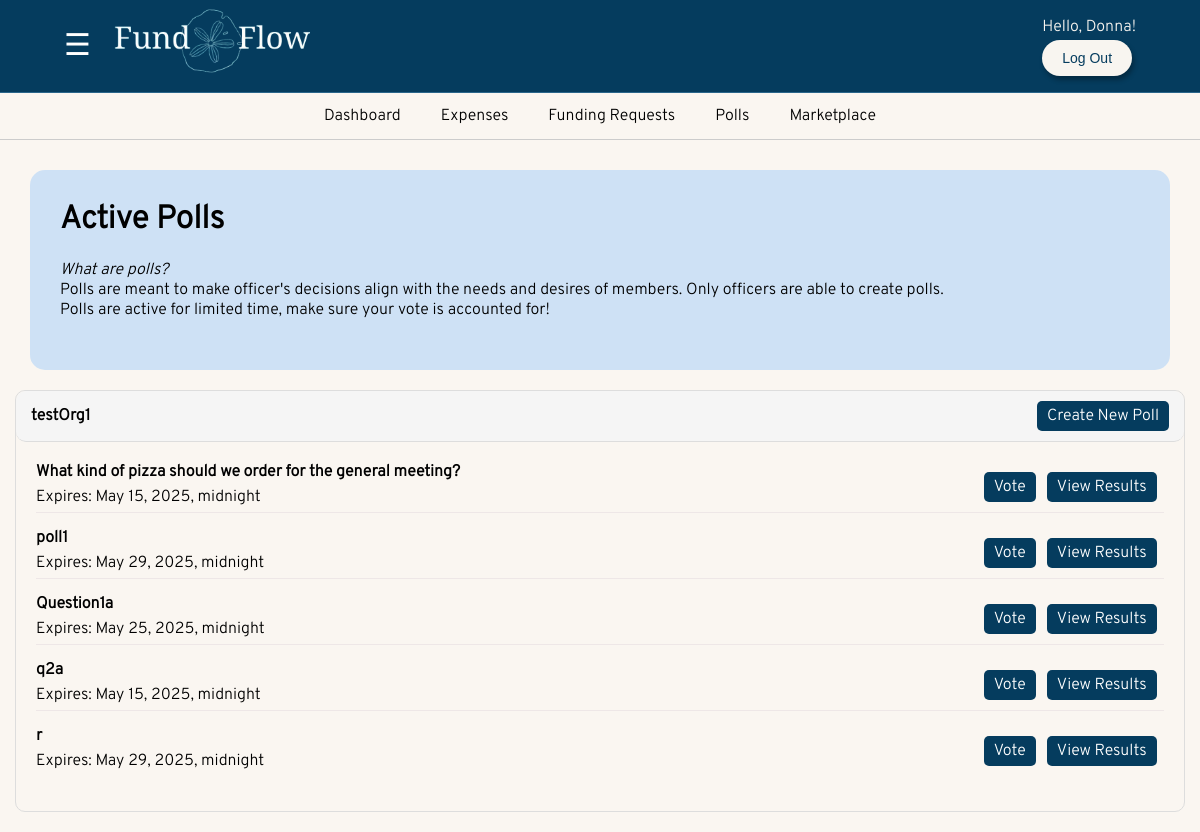
The app's page /voting/ (signed in) with its own data.
### FundFlow/models.py (models this page shows, shortened)
class Organization(models.Model):
    name= models.CharField(max_length=255, unique=True)
    description = models.TextField(blank=True, null=True)
    president = models.ForeignKey(User, on_delete=models.CASCADE, related_name='president_of', blank=True, null=True)
    treasurer = models.ForeignKey(User, on_delete=models.SET_NULL ,related_name='treasurer_of', blank=True, null=True)
    members = models.ManyToManyField(User, related_name='organizations', blank=True)
    pending_members = models.ManyToManyField(User, related_name='pending_organizations', blank=True)
    bank_email= models.EmailField(verbose_name='Email Address', unique=False, blank=True, null=True)
    def __str__(self):
        return self.name

class Poll(models.Model):
    question = models.TextField()
    option_one = models.CharField(max_length=50)
    option_two = models.CharField(max_length=50)
    option_three = models.CharField(max_length=50)
    option_one_count = models.IntegerField(default=0)
    option_two_count = models.IntegerField(default=0)
    option_three_count = models.IntegerField(default=0)
    pub_date = models.DateTimeField()
    expiration_date = models.DateTimeField()
    organization = models.ForeignKey(
        'Organization',
        on_delete=models.CASCADE,
        related_name='polls',
        null=True  # Make it nullable for existing records
    )
    created_by = models.ForeignKey(
        User,
        on_delete=models.CASCADE,
        related_name='created_polls',
        null=True
    )

### FundFlow/views.py (the view)
# urls.py: path('voting/', views.voting_view, name='voting'),
@login_required
def voting_view(request):
    from django.utils import timezone
    from collections import defaultdict
    current_time = timezone.now()
    current_user = request.user
    try:
        curProf = UserProfile.objects.get(user=current_user)
        user_type = curProf.user_type
        user_orgs = Organization.objects.filter(members=current_user)
        polls_by_org = defaultdict(list)
        for org in user_orgs:
            org_polls = Poll.objects.filter(
                organization=org,
                expiration_date__gt=current_time
            )
            if org_polls.exists():
                polls_by_org[org] = org_polls
    except Exception as e:
        print(f"Error: {str(e)}")
        user_type = None
        polls_by_org = {}
    print("Polls by org:", polls_by_org)
    context = {
        'polls_by_org': dict(polls_by_org),
        'user_type': user_type,
        'user_orgs': user_orgs
    }
    template = loader.get_template('voting/voting.html')
    return HttpResponse(template.render(context, request))

### FundFlow/templates/voting/voting.html (shortened to what this page needs)
{% extends 'base.html' %}
{% block content %}
<div class="voting-row">
    <div class="col-lg-8 col-lg-offset-2">
        <div class="panel voting-panel-default">
            <div class="panel-heading">
                <h3 class="panel-title">Active Polls</h3>
                <p class="paragraph">
                    <i>What are polls?</i> <br>
                    Polls are meant to make officer's decisions align with the needs and desires of members. Only officers
                    are able to create polls.
                    <br>Polls are active for limited time, make sure your vote is accounted for!
                </p>
            </div>
            {% if polls_by_org %}
                {% for org, polls in polls_by_org.items %}
                <div class="org-polls-container">
                    <div class="org-header">
                        <div class="org-title-container">
                            <h4 class="org-name">{{ org.name }}</h4>
                            {% if user_type == "president" or user_type == "treasurer" %}
                                {% if user.userprofile.current_Org == org %}
                                <span class="createPoll-container">
                                    <a href="{% url 'createPoll' %}" class="createPoll-btn btn-info btn-xs">Create New Poll</a>
                                </span>
                                {% endif %}
                            {% endif %}
                        </div>
                    </div>
                    <ul class="poll-list-group">
                        {% for poll in polls %}
                        <li class="poll-list-item">
                            <strong class="poll-question">{{ poll.question }}</strong>
                            <p>Expires: {{ poll.expiration_date }}</p>
                            <span class="pull-right">
                                <a href="{% url 'voteForPoll' poll.id %}" class="vote-btn btn-info btn-xs">Vote</a> &nbsp;
                                <a href="{% url 'resultsPoll' poll.id %}" class="results-btn btn-default btn-xs">View Results</a> &nbsp;
                            </span>
                        </li>
                        {% endfor %}
                    </ul>
                </div>
                {% endfor %}
            {% endif %}
        </div>
    </div>
</div>
{% endblock %}

### FundFlow/templates/base.html (shortened to what this page needs)
<!doctype html>
<html lang="en">
  <head>
    {%load static%}
    <link rel="stylesheet" href="{% static 'dashboard.css' %}">
    <link rel="stylesheet" href="{% static 'home.css' %}">
    <link rel="stylesheet" href="{% static 'signUp.css' %}">
    <link rel="stylesheet" href="{% static 'index.css' %}">
    <link rel="stylesheet" href="https://cdnjs.cloudflare.com/ajax/libs/font-awesome/6.0.0/css/all.min.css">
    <link rel="stylesheet" href="{% static 'registerorg.css' %}">
    <link rel="stylesheet" href="{% static 'voting.css' %}">
    <link rel="stylesheet" href="{% static 'expenses.css' %}">
    <link rel="stylesheet" href="{% static 'budgetRev.css' %}">
    <link rel="stylesheet" href="{% static 'manageOrganization.css' %}">
    <link rel="stylesheet" href="{% static 'fundingRequests.css' %}">
    <link rel="stylesheet" href="{% static 'manageMarketplace.css' %}">
  </head>
  <body>
    <header class="py-3 mb-4 border-bottom" id="header">
      <div class="header-container">
          {% if user.is_authenticated %}
          {% if user_type == "president" or user_type == "treasurer" %}
          <span id="menu-toggle" class="menu-icon">&#9776;</span>
          {% endif %}
          {% endif %}
          <a href="#" class="d-flex align-items-center link-body-emphasis text-decoration-none">
              <span class="logo">
                  <img src="{% static 'images/FundFlow_logo.png' %}" alt="Logo">
              </span>
          </a>
      </div>
      <div>
        {% if user.is_authenticated %}
        <a class="hello-user"> Hello, {{user.first_name}}! </a>
        <form action="{% url 'logout' %}" method="post">
          <button type="submit" class="logout-btn">Log Out</button>
        </form>
        {% endif %}
      </div>
    </header>
    {% if user.is_authenticated %}
    <nav class="py-2 bg-body-tertiary border-bottom">
        <div class="container d-flex flex-wrap">
            <ul class="nav me-auto">
                <li class="nav-item"><a href="{% url 'dashboard' %}" class="nav-link link-body-emphasis px-2" aria-current="page">Dashboard</a></li>
                <li class="nav-item"><a href="{% url 'expenses' %}" class="nav-link link-body-emphasis px-2">Expenses</a></li>
                <li class="nav-item"><a href="{% url 'fundingRequests' %}" class="nav-link link-body-emphasis px-2">Funding Requests</a></li>
                <li class="nav-item"><a href="{% url 'voting' %}" class="nav-link link-body-emphasis px-2">Polls</a></li>
                <li class="nav-item"><a href="{% url 'marketplace' %}" class="nav-link link-body-emphasis px-2">Marketplace</a></li>
            </ul>
        </div>
    </nav>
    {% endif %}
    <div class="container">
        {% block content %}
        {% endblock %}
    </div>
  </body>
</html>

### FundFlow/static/dashboard.css (style rules this page uses)
* { margin: 0; padding: 0; box-sizing: border-box; }
body { display: flex; flex-direction: column; }

### FundFlow/static/home.css (style rules this page uses)
body { margin: 0; padding: 0; background-color: #F8F5F0; font-family: 'Overpass', sans-serif; }

### FundFlow/static/signUp.css (style rules this page uses)
body { margin: 0; padding: 0; background-color: #F8F5F0; }

### FundFlow/static/index.css (style rules this page uses)
body { background-color: #FAF6F1; margin: 0; }
#header { background-color: #053C5E; border-bottom: 1px solid #2a668b; padding: .5rem 4rem; display: flex; align-items: center; justify-content: space-between; }
.header-container { display: flex; align-items: center; gap: 1rem; }
.menu-icon { font-size: 30px; cursor: pointer; color: white; transition: transform 0.3s ease-in-out; }
.logo img { height: 70px; width: auto; }
.logout-btn { background-color: #F8F5F0; border: none; text-decoration: none; color: #053C5E; padding: 10px 20px; border-radius: 25px; font-size: 14px; text-align: center; cursor: pointer; box-shadow: 2px 4px 5px rgba(0, 0, 0, 0.3); margin-top: 3px; }
nav { background-color: #FAF6F1; border-bottom: 1px solid #ccc; padding: 0.8rem 0; }
.nav { list-style: none; display: flex; justify-content: center; padding: 0; margin: 0; }
.nav-item { margin: 0 10px; }
.nav-link { color: black; text-decoration: none; font-size: 1rem; padding: 5px 10px; transition: color 0.3s ease; font-family: 'Overpass', sans-serif; font-weight: 300; }
.hello-user { font-family: 'Overpass', sans-serif; color: #F8F5F0; }

### FundFlow/static/registerorg.css (style rules this page uses)
body { display: flex; flex-direction: column; }

### FundFlow/static/voting.css (style rules this page uses)
body { font-family: 'Overpass', sans-serif; }
.panel-title { padding-bottom: 20px; font-size: 2rem; }
.voting-row { display: flex; justify-content: center; align-items: center; padding-top: 30px; width: 100%; box-sizing: border-box; padding-left: 15px; padding-right: 15px; }
.col-lg-8.col-lg-offset-2 { width: 100%; max-width: 1200px; margin-left: auto; margin-right: auto; float: none; }
.voting-panel-default { width: 100%; box-sizing: border-box; margin-bottom: 20px; }
.voting-panel-default > .panel-heading { background-color: #bfdbf7bb; border-radius: 15px; padding: 30px; margin: 0 15px; }
.poll-list-group { list-style-type: none; padding: 5px; box-sizing: border-box; margin: 15px; }
.createPoll-btn, .vote-btn, .votePoll-btn, .results-btn { text-decoration: none; border-radius: 5px; background-color: #053C5E; color: white; padding: 5px 10px 5px 10px; }
.votePoll-btn, .createPoll-btn { font-family: 'Overpass', sans-serif; font-size: medium; padding: 5px 10px 5px 10px; }
.poll-list-item { display: flex; flex-direction: column; align-items: flex-start; margin-bottom: 15px; border-bottom: 1px solid #eee7e7; position: relative; }
.poll-list-item .pull-right { position: absolute; top: 15px; right: 0; }
.poll-list-item p { margin-top: 5px; margin-bottom: 5px; }
.poll-question { display: block; }
.org-polls-container { margin-bottom: 20px; border: 1px solid #ddd; border-radius: 10px; margin-top: 20px; }
.org-header { background-color: #f5f5f5; padding: 15px 15px; border-bottom: 1px solid #ddd; border-radius: 10px; }
.org-title-container { display: flex; justify-content: space-between; align-items: center; }
.org-name { margin: 0; font-weight: bold; }
.createPoll-container { text-align: right; }
.poll-list-item:last-child { border-bottom: none; }

### FundFlow/static/fundingRequests.css (style rules this page uses)
body { font-family: 'Overpass', sans-serif; }
.panel-title { padding-bottom: 20px; font-size: 2rem; }
.paragraph { padding-bottom: 20px; }
.col-lg-8.col-lg-offset-2 { width: 100%; max-width: 1200px; margin-left: auto; margin-right: auto; float: none; }

### records on screen
Organization: name "testOrg1", shows "Create New Poll"
Poll: question "What kind of pizza should we order for the general meeting?", expiration_date "May 15, 2025, midnight"
Poll: question "poll1", expiration_date "May 29, 2025, midnight"
Poll: question "Question1a", expiration_date "May 25, 2025, midnight"
Poll: question "q2a", expiration_date "May 15, 2025, midnight"
Poll: question "r", expiration_date "May 29, 2025, midnight"

### other values on screen
{{ user.first_name }} "Donna"
